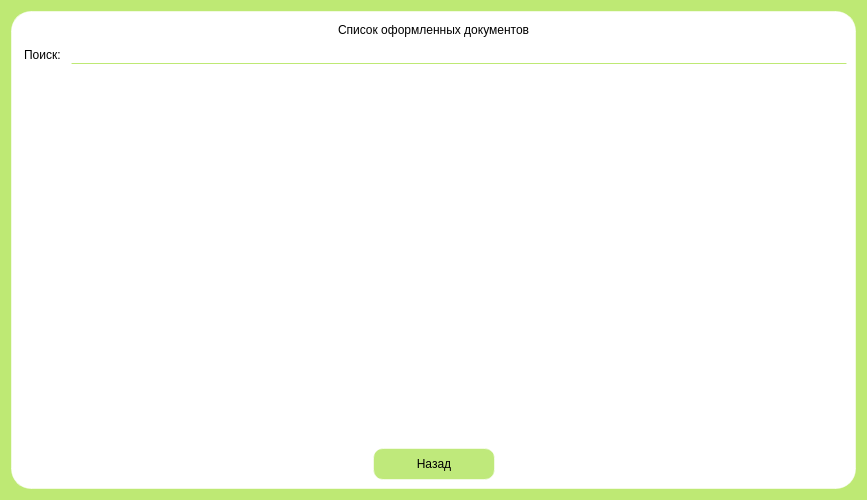
<?xml version="1.0" encoding="UTF-8"?>
<ui version="4.0">
 <class>HistoryWindow</class>
 <widget class="QWidget" name="HistoryWindow">
  <property name="geometry">
   <rect>
    <x>0</x>
    <y>0</y>
    <width>867</width>
    <height>500</height>
   </rect>
  </property>
  <property name="minimumSize">
   <size>
    <width>0</width>
    <height>0</height>
   </size>
  </property>
  <property name="maximumSize">
   <size>
    <width>16777215</width>
    <height>16777215</height>
   </size>
  </property>
  <property name="windowTitle">
   <string>Dialog</string>
  </property>
  <property name="styleSheet">
   <string notr="true">background-color: rgb(190, 233, 116);</string>
  </property>
  <layout class="QGridLayout" name="gridLayout">
   <item row="0" column="0" colspan="2">
    <widget class="QWidget" name="widget" native="true">
     <property name="styleSheet">
      <string notr="true">background-color: rgb(255, 255, 255);
border: 1px solid rgba(255, 255, 255, 140);
border-radius: 20px;
</string>
     </property>
     <layout class="QGridLayout" name="gridLayout_2">
      <item row="0" column="0">
       <layout class="QHBoxLayout" name="horizontalLayout">
        <item>
         <spacer name="horizontalSpacer">
          <property name="orientation">
           <enum>Qt::Horizontal</enum>
          </property>
          <property name="sizeHint" stdset="0">
           <size>
            <width>40</width>
            <height>20</height>
           </size>
          </property>
         </spacer>
        </item>
        <item>
         <widget class="QLabel" name="label">
          <property name="text">
           <string>Список оформленных документов</string>
          </property>
         </widget>
        </item>
        <item>
         <spacer name="horizontalSpacer_2">
          <property name="orientation">
           <enum>Qt::Horizontal</enum>
          </property>
          <property name="sizeHint" stdset="0">
           <size>
            <width>40</width>
            <height>20</height>
           </size>
          </property>
         </spacer>
        </item>
       </layout>
      </item>
      <item row="1" column="0">
       <layout class="QHBoxLayout" name="horizontalLayout_3">
        <item>
         <widget class="QLabel" name="label_2">
          <property name="text">
           <string>Поиск:</string>
          </property>
         </widget>
        </item>
        <item>
         <widget class="QLineEdit" name="Search">
          <property name="styleSheet">
           <string notr="true">border-bottom-color: rgb(190, 233, 116);</string>
          </property>
         </widget>
        </item>
       </layout>
      </item>
      <item row="2" column="0">
       <widget class="QTableView" name="tableView">
        <property name="styleSheet">
         <string notr="true"/>
        </property>
       </widget>
      </item>
      <item row="3" column="0">
       <layout class="QHBoxLayout" name="horizontalLayout_2">
        <item>
         <spacer name="horizontalSpacer_3">
          <property name="orientation">
           <enum>Qt::Horizontal</enum>
          </property>
          <property name="sizeHint" stdset="0">
           <size>
            <width>40</width>
            <height>20</height>
           </size>
          </property>
         </spacer>
        </item>
        <item>
         <widget class="QPushButton" name="return_emp">
          <property name="styleSheet">
           <string notr="true">QPushButton {
color: black;
background-color: rgb(191, 233, 123);
border-radius: 10px;
width: 120px;
height: 30px;
} 
QPushButton:hover{
background-color: rgba(191, 233,140);
}

QPushButton:pressed{
background-color: rgba(191, 233,180);
}</string>
          </property>
          <property name="text">
           <string>Назад</string>
          </property>
         </widget>
        </item>
        <item>
         <spacer name="horizontalSpacer_4">
          <property name="orientation">
           <enum>Qt::Horizontal</enum>
          </property>
          <property name="sizeHint" stdset="0">
           <size>
            <width>40</width>
            <height>20</height>
           </size>
          </property>
         </spacer>
        </item>
       </layout>
      </item>
     </layout>
    </widget>
   </item>
  </layout>
 </widget>
 <resources/>
 <connections/>
</ui>
